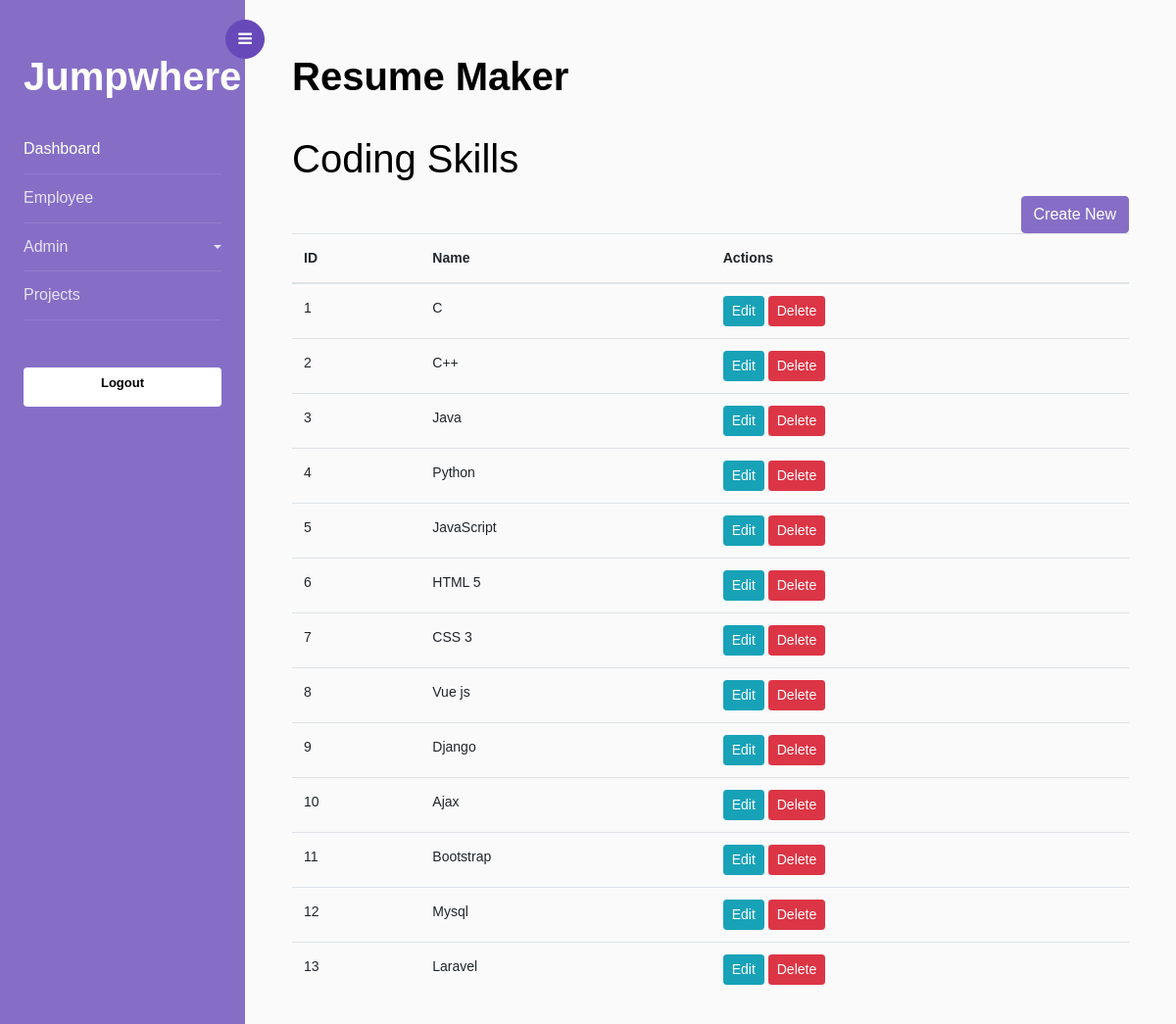
The app's page /coding-list, older data.
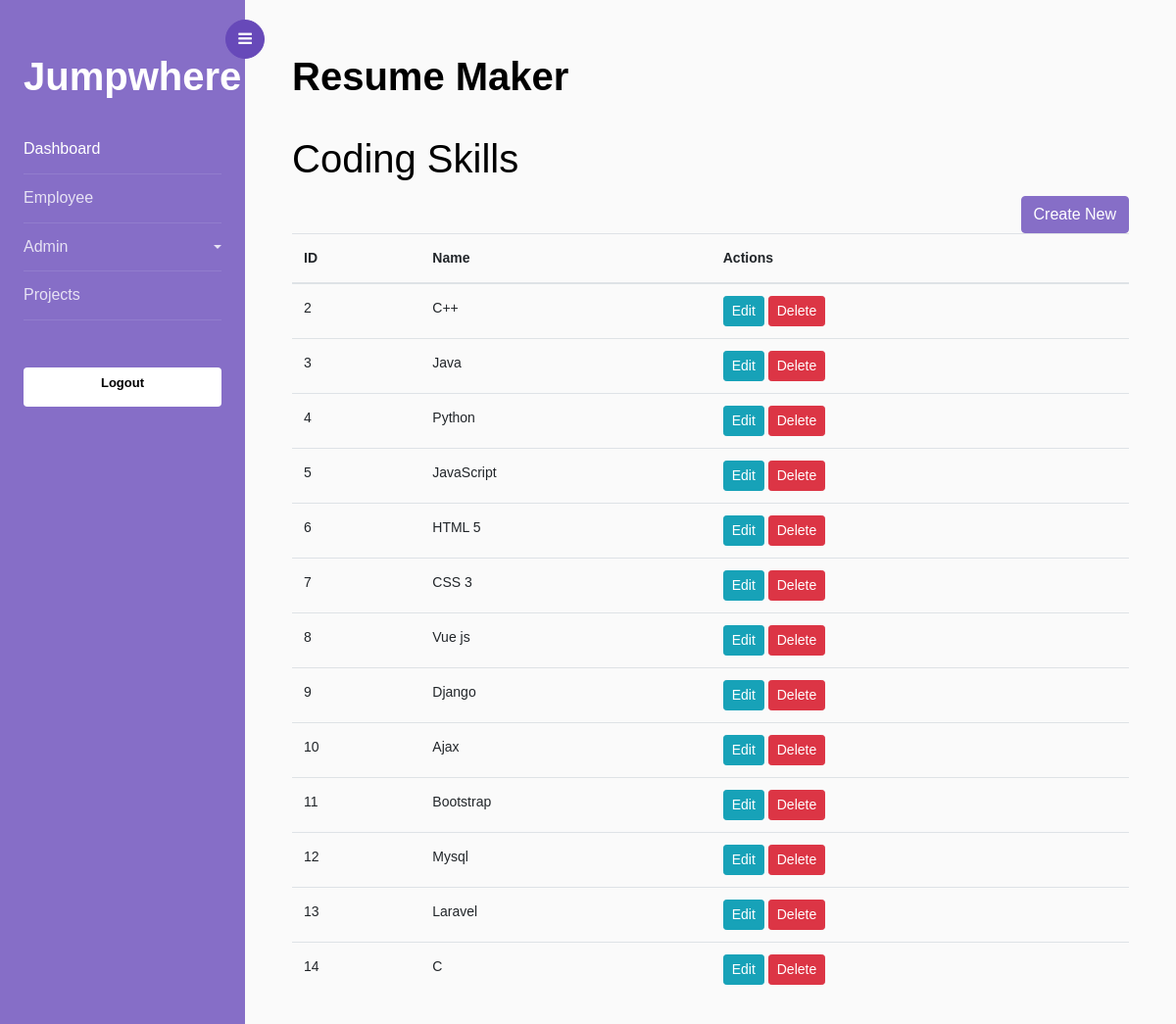
The same page, newer data.
### resume/models.py (models this page shows, shortened)
class CodingSkill(models.Model):
    name = models.CharField(max_length=255)
    flag = models.IntegerField(default=1)

### resume/views.py (the view)
# urls.py: path('coding-list', views.coding_list, name='coding_list'),
def coding_list(request):
    coding_skills = CodingSkill.objects.filter(flag=1)
    return render(request, 'coding_list.html', {'coding_skills': coding_skills})

### templates/coding_list.html
{% extends 'home.html' %}
{% block content %}
<div class="row">
  <div class="col-md-12">
    <h1>Coding Skills</h1>
    <a href="{% url 'create_coding_skill' %}" class="btn btn-primary float-right">Create New</a>
    <table class="table">
      <thead>
        <tr>
          <th>ID</th>
          <th>Name</th>
          <th>Actions</th>
        </tr>
      </thead>
      <tbody>
        {% for coding_skill in coding_skills %}
        <tr>
          <td>{{ coding_skill.id }}</td>
          <td>{{ coding_skill.name }}</td>
          <td>
            <a href="{% url 'edit_coding_skill' coding_skill.id %}" class="btn btn-sm btn-info">Edit</a>
            <a href="{% url 'delete_coding_skill' coding_skill.id %}" class="btn btn-sm btn-danger">Delete</a>
          </td>
        </tr>
        {% endfor %}
      </tbody>
    </table>
  </div>
</div>
{% endblock %}

Row changes from the older to the newer data that the page shows:
no longer on this page (row edited): CodingSkill: id "1", name "C"
added CodingSkill: id "14", name "C"
